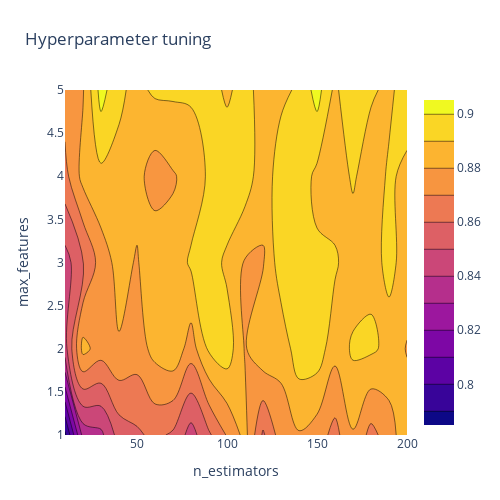

This figure's notebook cell:
### Markdown cell above
# **2D Contour Plot**

Now, comes the fun part, we will be visualizing the landscape of the 2 hyperparameters that we are tuning and their influence on the accuracy score.

### Code cell
import plotly.graph_objects as go

# X and Y axes labels
layout = go.Layout(
            xaxis=go.layout.XAxis(
              title=go.layout.xaxis.Title(
              text='n_estimators')
             ),
             yaxis=go.layout.YAxis(
              title=go.layout.yaxis.Title(
              text='max_features') 
            ) )

fig = go.Figure(data = [go.Contour(z=z, x=x, y=y)], layout=layout )

fig.update_layout(title='Hyperparameter tuning', autosize=False,
                  width=500, height=500,
                  margin=dict(l=65, r=50, b=65, t=90))

fig.show()

### Figure 1 — Plotly figure (JSON) as saved in the notebook; plotly's stock layout.template omitted (floating-point values rounded to 4 significant figures)
{"data": [{"autocontour": true, "contours": {"end": 0.9, "size": 0.01, "start": 0.79}, "type": "contour", "x": [10, 20, 30, 40, 50, 60, 70, 80, 90, 100, 110, 120, 130, 140, 150, 160, 170, 180, 190, 200], "y": [1, 2, 3, 4, 5], "z": [[0.7875, 0.8333, 0.8375, 0.8542, 0.8583, 0.8625, 0.8583, 0.8458, 0.8583, 0.8708, 0.8833, 0.8583, 0.875, 0.8792, 0.875, 0.8667, 0.8792, 0.8667, 0.875, 0.8875], [0.8458, 0.8833, 0.875, 0.8792, 0.875, 0.8833, 0.8875, 0.875, 0.8917, 0.8958, 0.8792, 0.8875, 0.8833, 0.8958, 0.8958, 0.8833, 0.8917, 0.8917, 0.8875, 0.8792], [0.8458, 0.8583, 0.875, 0.8833, 0.8792, 0.8875, 0.8833, 0.8917, 0.8958, 0.8875, 0.8792, 0.8792, 0.8958, 0.9, 0.8917, 0.8917, 0.8833, 0.8875, 0.8917, 0.8875], [0.8667, 0.8833, 0.8875, 0.8875, 0.8833, 0.875, 0.8792, 0.8833, 0.8917, 0.9, 0.8958, 0.8833, 0.8958, 0.8958, 0.8875, 0.8833, 0.8917, 0.8833, 0.8917, 0.8875], [0.875, 0.8792, 0.9042, 0.8917, 0.8875, 0.8917, 0.8917, 0.8917, 0.8958, 0.8875, 0.8958, 0.8833, 0.8875, 0.8917, 0.9042, 0.8875, 0.9, 0.8917, 0.8875, 0.8958]]}], "layout": {"autosize": false, "height": 500, "margin": {"b": 65, "l": 65, "r": 50, "t": 90}, "title": {"text": "Hyperparameter tuning"}, "width": 500, "xaxis": {"autorange": true, "range": [10, 200], "title": {"text": "n_estimators"}, "type": "linear"}, "yaxis": {"autorange": true, "range": [1, 5], "title": {"text": "max_features"}, "type": "linear"}}}
